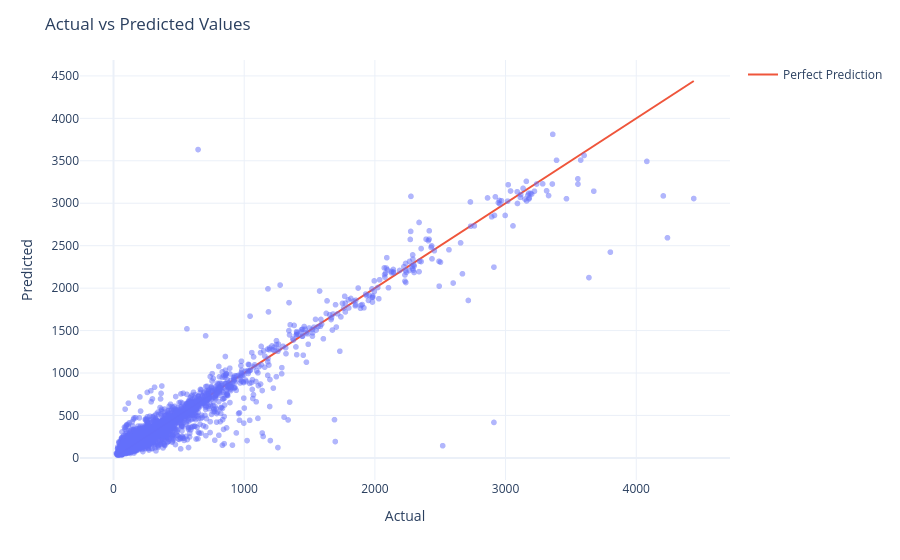

The code cell stored with this chart in its notebook:
### Markdown cell above
**Visualization of Model Evaluation**

### Code cell
results = pd.DataFrame({
    'Actual' : y_test,
    'Predicted' : y_pred}) 

fig = px.scatter(
    results,
    x='Actual',
    y='Predicted',
    opacity=0.5
    
)

fig.add_trace(
    go.Scatter(
        x=[results['Actual'].min(), results['Actual'].max()],
        y=[results['Actual'].min(), results['Actual'].max()],
        mode='lines',
        name='Perfect Prediction'
    )
)

fig.update_layout(
    template='plotly_white',
    title='Actual vs Predicted Values'
)

fig.show()

### Figure 1 — Plotly figure (JSON) as saved in the notebook; plotly's stock layout.template omitted (floating-point values rounded to 4 significant figures; data arrays with more than 128 entries replaced by an {"elided": "..."} marker saying what was removed)
{"data": [{"hovertemplate": "Actual=%{x}<br>Predicted=%{y}<extra></extra>", "legendgroup": "", "marker": {"color": "#636efa", "opacity": 0.5, "symbol": "circle"}, "mode": "markers", "name": "", "showlegend": false, "type": "scattergl", "x": {"elided": "5274 int values"}, "xaxis": "x", "y": {"elided": "5274 float values"}, "yaxis": "y"}, {"mode": "lines", "name": "Perfect Prediction", "type": "scatter", "x": [21, 4440], "y": [21, 4440]}], "layout": {"autosize": true, "legend": {"tracegroupgap": 0}, "margin": {"t": 60}, "title": {"text": "Actual vs Predicted Values"}, "xaxis": {"anchor": "y", "autorange": true, "domain": [0, 1], "range": [-249.0, 4710.0], "title": {"text": "Actual"}, "type": "linear"}, "yaxis": {"anchor": "x", "autorange": true, "domain": [0, 1], "range": [-303.5, 4690.0], "title": {"text": "Predicted"}, "type": "linear"}}}
